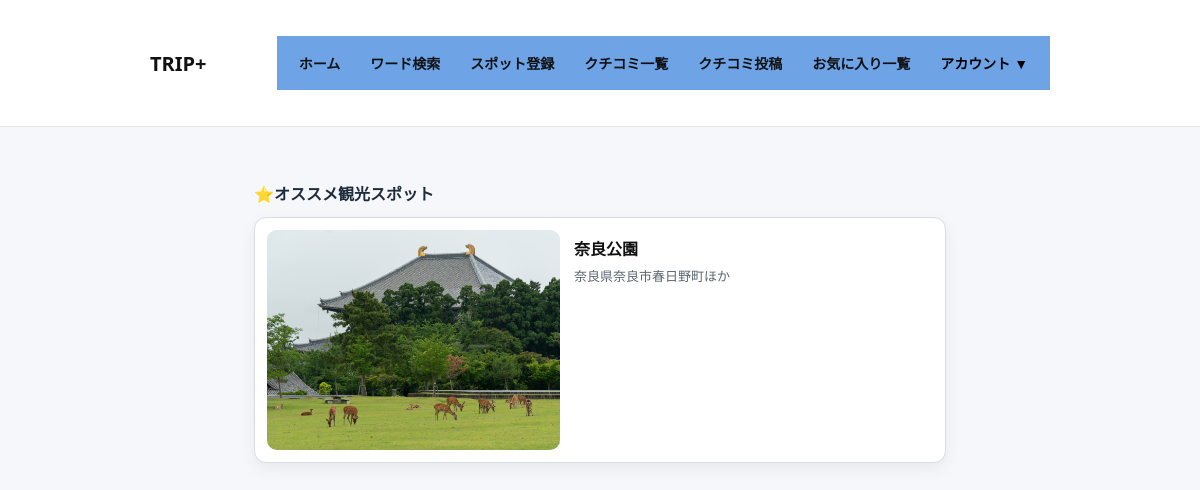
The app's page /home/ (signed in) with its own data.
### spots/models.py (models this page shows, shortened)
class Spot(models.Model):
    BUSINESS_DAY_CHOICES = [
        ("mon", "月曜"),
        ("tue", "火曜"),
        ("wed", "水曜"),
        ("thu", "木曜"),
        ("fri", "金曜"),
        ("sat", "土曜"),
        ("sun", "日曜"),
        ("holiday", "年中無休"),
        ("irregular", "不定休"),
    ]
    PARKING_CHOICES = [
        ("有", "有"),
        ("無", "無"),
        ("不明", "不明"),
        ("注意", "注意（公式HP参照）"),
    ]
    parking = models.CharField("駐車場", max_length=20, choices=PARKING_CHOICES, blank=True)
    name = models.CharField(max_length=100)
    address = models.CharField(max_length=255, blank=True)
    image = models.ImageField(upload_to="spots/", blank=True, null=True)
    website = models.URLField("参考サイト", blank=True)
    phone = models.CharField("電話番号", max_length=30, blank=True)
    business_days = models.JSONField(default=list, blank=True, null=True)
    open_time = models.TimeField(null=True, blank=True)
    close_time = models.TimeField(null=True, blank=True)
    access = models.CharField(max_length=200, blank=True)
    language = models.CharField("ワード", max_length=30, blank=True)
    mood = models.CharField(max_length=30, blank=True)
    purpose = models.CharField(max_length=30, blank=True)
    time_axis = models.CharField("時間軸", max_length=50, blank=True)
    created_at = models.DateTimeField(auto_now_add=True)
    description = models.TextField(blank=True)
    latitude = models.DecimalField(max_digits=9, decimal_places=6, null=True, blank=True)
    longitude = models.DecimalField(max_digits=9, decimal_places=6, null=True, blank=True)

### accounts/views.py (the view)
# urls.py: path("home/", views.home, name="home"),
@login_required
def home(request):
    spots = Spot.objects.all()
    spot = random.choice(list(spots)) if spots.exists() else None
    return render(request, "accounts/home.html", {"spot": spot})

### accounts/templates/accounts/home.html (shortened to what this page needs)
{% extends "base.html" %}
{% load static %}
{% block header_title %}TRIP+{% endblock %}
{% block content %}
<div class="page">
  <div class="section-title">⭐オススメ観光スポット</div>
  {% if spot %}
    <a class="recommend-card" href="{% url 'spots:spot_detail' spot.pk %}">
      <div class="recommend-thumb">
        {% if spot.image %}
          <img src="{{ spot.image.url }}" alt="{{ spot.name }}">
        {% else %}
          <img src="{% static 'accounts/sample_spot.jpg' %}" alt="no image">
        {% endif %}
      </div>
      <div class="recommend-body">
        <div class="recommend-name">{{ spot.name }}</div>
        <div class="recommend-address">{{ spot.address|default:"" }}</div>
      </div>
    </a>
  {% else %}
    <div class="muted">まだスポットが登録されていません</div>
  {% endif %}
</div>
{% endblock %}

### accounts/static/accounts/style.css (style rules this page uses)
body { margin: 0; padding: 0; background-color: #f4f6f8; font-family: Arial, Helvetica, sans-serif; }
.page { max-width: 980px; margin: 0 auto; padding: 18px 12px 40px; }
.section-title { font-weight: 700; margin: 10px 0 12px; color: #1d2b3a; }
.recommend-card { display: grid; grid-template-columns: 1fr; gap: 14px; background: #fff; border: 1px solid #d7dbe0; border-radius: 8px; padding: 12px; text-decoration: none; color: inherit; box-shadow: 0 4px 12px rgba(0,0,0,0.06); }
@media (min-width: 760px) { .recommend-card { grid-template-columns: 520px 1fr; } }
:root { --brand:#1f6feb; --brand-dark:#1656b8; --bg:#f6f7fb; --text:#111; --card:#fff; --border:#e7e7e7; }
body { background:var(--bg); color:var(--text); }
.page { padding: 20px 0 40px; }

### accounts/templates/base.html (style rules this page uses)
body { font-family:system-ui,-apple-system,"Segoe UI",sans-serif;margin:0;background:#f6f7fb;color:#111; }

### accounts/templates/accounts/home.html (style rules this page uses)
.page { max-width: 720px; margin: 0 auto; padding: 24px 14px; }
.section-title { font-weight: 700; margin: 6px 0 12px; color:#1d2b3a; }
.recommend-card { display:flex; gap:14px; align-items:stretch; background:#fff; border:1px solid #d7dbe0; border-radius:12px; padding:12px; text-decoration:none; color:inherit; box-shadow:0 6px 16px rgba(0,0,0,0.06); }
.recommend-thumb { flex: 0 0 44%; max-width: 44%; border-radius:10px; overflow:hidden; background:#e9eef5; aspect-ratio: 4 / 3; }
.recommend-thumb img { width:100%; height:100%; object-fit:cover; display:block; }
.recommend-body { flex: 1 1 auto; padding-top: 4px; }
.recommend-name { font-size: 16px; font-weight: 700; margin: 2px 0 6px; }
.recommend-address { font-size: 13px; color:#5b6672; line-height: 1.6; }

### records on screen
Spot: image (picture), name "奈良公園", address "奈良県奈良市春日野町ほか"
